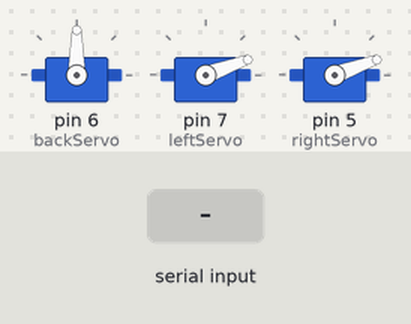
This sketch was run on a simulated Arduino Uno, built with avr-gcc and run on an emulated ATmega328P. Shown: 3 × servo. The test bench sets the inputs (shaded band).

Above: at 1.2 s.
1.3 s: "l" received over Serial
Timing chart, 0 to 4.3 s (numbered marks = the images above; inputs shaded):
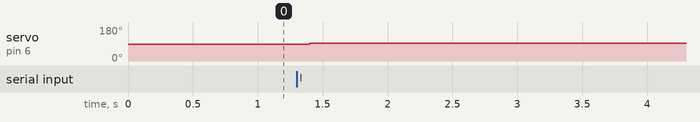

The sketch:

controller.ino
```cpp
#include <Servo.h>

Servo backServo, rightServo, leftServo;
String inputString = "";
boolean stringComplete = false;
int backSpeed = 3;
int rlSpeed = 2;
int posBack = 90;
int posRL = 20;

void setup() {
  Serial.begin(9600);
  inputString.reserve(20);
  backServo.attach(6);
  leftServo.attach(7);
  rightServo.attach(5);
  backServo.write(posBack);
  leftServo.write(posRL);
  rightServo.write(posRL);
}

void loop() {
  delay(100);
}

void serialEvent() {
  inputString = "";
  while (Serial.available()) {
    char inChar = (char)Serial.read();
    inputString += inChar;
  }
  if (inputString.charAt(0)=='l')
  {
    if (posBack <= (175-backSpeed)) posBack = posBack + backSpeed;
    backServo.write(posBack);
  } else if (inputString.charAt(0)=='r')
  {
    if (posBack >= (5+backSpeed)) posBack = posBack - backSpeed;
    backServo.write(posBack);
  }
  if (inputString.charAt(1)=='d')
  {
    if (posRL <= (175-rlSpeed)) posRL = posRL + rlSpeed;
    leftServo.write(posRL);
    rightServo.write(posRL);
  } else if (inputString.charAt(1)=='u')
  {
    if (posRL >= (5+rlSpeed)) posRL = posRL - rlSpeed;
    leftServo.write(posRL);
    rightServo.write(posRL);
  }
  Serial.flush();
}
```

Measured:
- after the input at 1.3 s, servo on pin 6 (backServo): 90° → 93° after 0.10 s
